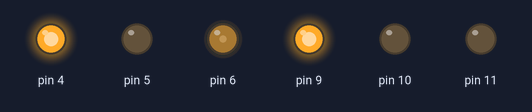
Bench run of a sketch on a simulated Arduino Uno, built with avr-gcc and run on an emulated ATmega328P. Shown: output pins drawn as LEDs (lit = HIGH).

Above: at 0.1 s.
Timing chart, 0 to 1.6 s (numbered marks = the images above):
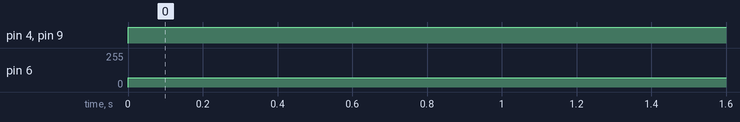

Measured:
- by itself, pin 4, pin 9: LOW → HIGH at 0.00 s
- by itself, pin 6: 0/255 → 68/255 at 0.00 s

The sketch:

GOGO.ino
```cpp
void setup() {
  // put your setup code here, to run once:
   pinMode(11,OUTPUT); //右輪
 pinMode(10,OUTPUT);
 pinMode(9,OUTPUT);
 pinMode(6,OUTPUT); //左輪
 pinMode(5,OUTPUT);
 pinMode(4,OUTPUT);

}

void loop() {
    analogWrite(11,0);//63
    analogWrite(6,68);
    digitalWrite(10,0);
    digitalWrite(9,1);
    digitalWrite(5,0);
    digitalWrite(4,1);
    Serial.println("go straight");

}
```
